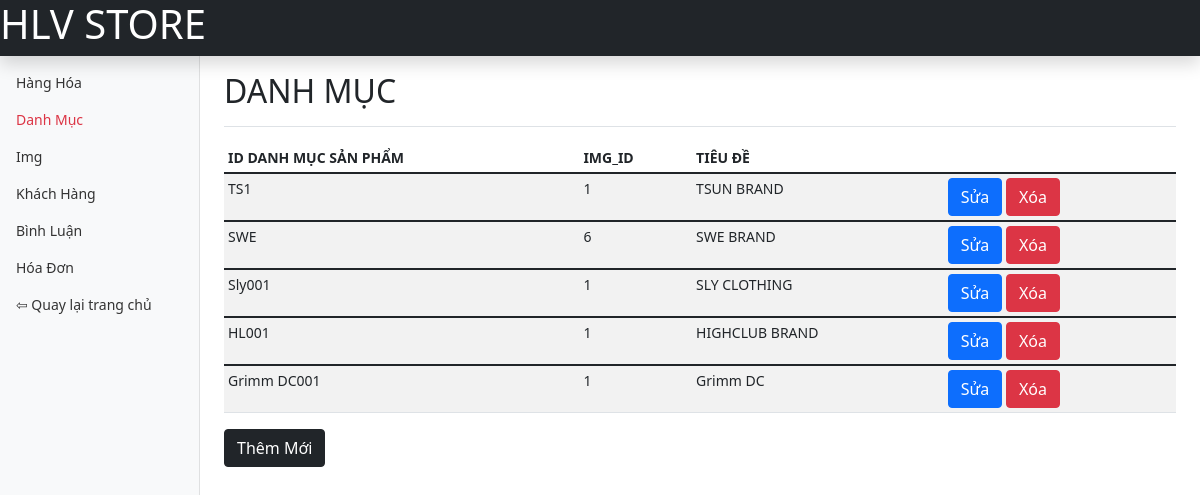
Screenshot of /admin/danh-muc/index.php with the database file from the repository.
### tables this page shows
CREATE TABLE `danhmuc` (
  `id_dm_sp` varchar(50) NOT NULL COMMENT 'id danh mục sản phẩm',
  `tieu_de` varchar(100) NOT NULL COMMENT 'tiêu đề',
  `noi_dung` varchar(255) NOT NULL COMMENT 'nội dung',
  `img_id` varchar(50) NOT NULL COMMENT 'hình'
);

### admin/danh-muc/index.php (called while the page is built)
<?php
require "list.php";
?>

### dao/pdo.php (called while the page is built, shortened)
<?php
function pdo_get_connection(){
    $servername = "localhost";
    $username = "root";
    $password = "";
    try{
        $conn = new PDO("mysql:host=$servername;dbname=hlvstore", $username, $password);
        $conn->setAttribute(PDO::ATTR_ERRMODE, PDO::ERRMODE_EXCEPTION);
        return $conn;
    } catch(PDOException $e) {
        echo "lỗi kết nối" . $e->getMessage();
    }
}
    function pdo_query($sql){
        $sql_args = array_slice(func_get_args(), 1);
        try{
            $conn = pdo_get_connection();
            $stmt = $conn->prepare($sql);
            $stmt->execute($sql_args);
            $rows = $stmt->fetchAll();
            return $rows;
        }
        catch(PDOException $e){
            throw $e;
        }
        finally{
            unset($conn);
        }
    }
?>

### dao/danh-muc.php (called while the page is built, shortened)
<?php
require_once 'pdo.php';
function danhmuc_selectall(){
    $sql="select * from danhmuc order by tieu_de DESC";
    return pdo_query($sql);
}
?>

### admin/danh-muc/list.php (the view, shortened to what this page needs)
<?php
require "../../dao/pdo.php";
require "../../dao/danh-muc.php";
    $dsdanhmuc=danhmuc_selectall();
?>
<!doctype html>
<html lang="en">
  <head>
    <link href="../../css/assets/dist/css/bootstrap.min.css" rel="stylesheet">
    <link href="../../css/assets/dashboard.css" rel="stylesheet">
  </head>
  <body>
<header class="navbar navbar-dark sticky-top bg-dark flex-md-nowrap p-0 shadow">
  <h1 style="color: white;">HLV STORE</h1>
</header>
<div class="container-fluid">
  <div class="row">
    <nav id="sidebarMenu" class="col-md-3 col-lg-2 d-md-block bg-light sidebar collapse">
      <div class="position-sticky pt-3">
        <ul class="nav flex-column">
          <li class="nav-item">
            <a class="nav-link" href="../hang-hoa/list.php">
              Hàng Hóa
            </a>
          </li>
          <li class="nav-item">
            <a class="nav-link text-danger" href="#">
              Danh Mục
            </a>
          </li>
          <li class="nav-item">
            <a class="nav-link" href="../img/list.php">
              Img
            </a>
          </li>
          <li class="nav-item">
            <a class="nav-link" href="../khach-hang/list.php">
              Khách Hàng
            </a>
          </li>
          <li class="nav-item">
            <a class="nav-link" href="../binh-luan/list.php">
              Bình Luận
            </a>
          </li>
          <li class="nav-item">
            <a class="nav-link" href="../hoa-don/list.php">
              Hóa Đơn
            </a>
          </li>
          <li class="nav-item">
            <a class="nav-link" href="../index.php">
            ⇦ Quay lại trang chủ
            </a>
          </li>
        </ul>
      </div>
    </nav>
    <main class="col-md-9 ms-sm-auto col-lg-10 px-md-4">
      <div class="d-flex justify-content-between flex-wrap flex-md-nowrap align-items-center pt-3 pb-2 mb-3 border-bottom">
        <h2>DANH MỤC</h2>
      </div>
      <div class="table-responsive">
        <table class="table table-striped table-sm">
          <thead>
            <tr>
              <th scope="col">ID DANH MỤC SẢN PHẨM</th>
              <th scope="col">IMG_ID</th>
              <th scope="col">TIÊU ĐỀ</th>
            </tr>
          </thead>
          <?php
                foreach($dsdanhmuc as $danhmuc){
                    extract($danhmuc);
                    $del_link="list.php?id_dm_sp=".$id_dm_sp;
                    $edit_link="edit.php?id_dm_sp=".$id_dm_sp;
            ?>
            <tbody>
                <tr>
                <td><?php echo $id_dm_sp?></td>
                <td><?php echo $img_id?></td>
                <td><?php echo $tieu_de?></td>
                <td>
                <a href="<?php echo $edit_link?>"><button class="btn btn-primary">Sửa</button></a>
                    <a href="<?php echo $del_link?>"><button class="btn btn-danger">Xóa</button></a>
                </td>
                </tr>
            </tbody>
            <?php
                }
            ?>
        </table>
        <a href="new.php"><button class="btn btn-dark">Thêm Mới</button></a>
      </div>
    </main>
  </div>
</div>
  </body>
</html>

### css/assets/dashboard.css (style rules this page uses)
body { font-size: .875rem; }
.sidebar { position: fixed; top: 0; bottom: 0; left: 0; z-index: 100; padding: 48px 0 0; box-shadow: inset -1px 0 0 rgba(0, 0, 0, .1); }
.sidebar .nav-link { font-weight: 500; color: #333; }

### rows the page displays
danhmuc: id_dm_sp "TS1", img "1", tieu_de "TSUN BRAND"
danhmuc: id_dm_sp "SWE", img "6", tieu_de "SWE BRAND"
danhmuc: id_dm_sp "Sly001", img "1", tieu_de "SLY CLOTHING"
danhmuc: id_dm_sp "HL001", img "1", tieu_de "HIGHCLUB BRAND"
danhmuc: id_dm_sp "Grimm DC001", img "1", tieu_de "Grimm DC"
